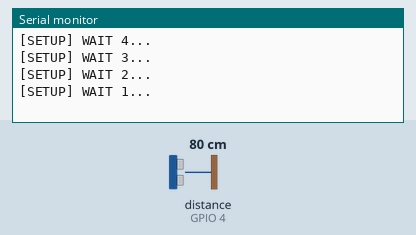
Simulated run of this sketch. Board: ESP8266 (NodeMCU). Parts: the last lines printed to the serial monitor. Wiring (inferred from the names in the program): ultrasonic range finder: trigger GPIO 5; echo GPIO 4. The test bench sets the inputs (shaded band); at power-on: distance to the obstacle (sensor on GPIO 4) 80 cm. The echo pulse lasts 58.3 µs per cm; WiFi joins after 1.5 s; servers stay silent unless stated; uploads are accepted with an empty reply.

Above: at 5.2 s.
5.3 s: distance to the obstacle (sensor on GPIO 4) set to 2 cm
At 6.5 s:
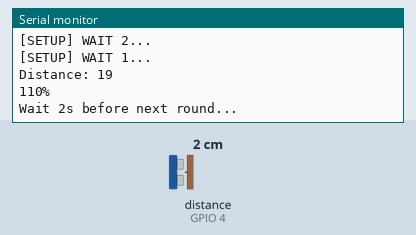
8.2 s: distance to the obstacle (sensor on GPIO 4) set to 18 cm
At 9.66 s:
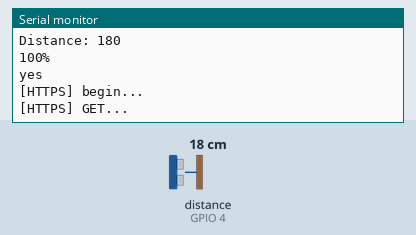
Timing chart, 0 to 11.2 s (numbered marks = the images above; inputs shaded):
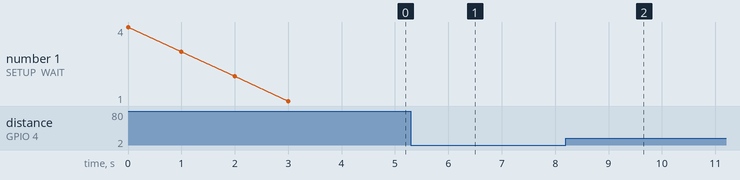

Measured:
- after the input at 5.3 s, the serial monitor: prints a new line after 0.20 s (image 1)
- after the input at 8.2 s, the serial monitor: prints a new line after 1.3 s (image 2)

The sketch:

ultrasonic.ino
```cpp
#include <Arduino.h>

#include <ESP8266WiFi.h>
#include <ESP8266WiFiMulti.h>

#include <ESP8266HTTPClient.h>

#include <WiFiClientSecureBearSSL.h>


const int ECHOPIN = 4; //D2
const int TRIGPIN = 5; //D1
int water_level = 0;
int container_height = 1500;
int temp_value=0;
int sec = 1000;
int interv = 1800;
int base_interv=0;
String container_id=String("1a730ee3-fd2b-48e7-91b8-a7b36d4f293c");


const char* ssid = "Abdallah"; // The SSID (name) of the Wi-Fi network you want to connect to
const char* password = "Abdallah1234"; // The password of the Wi-Fi network
String END_POINT = "https://water-monster.vercel.app/api/sensor";

ESP8266WiFiMulti WiFiMulti;

void setup() {

  Serial.begin(115200);
  // Serial.setDebugOutput(true);

  Serial.println();
  Serial.println();
  Serial.println();

  for (uint8_t t = 4; t > 0; t--) {
    Serial.printf("[SETUP] WAIT %d...\n", t);
    Serial.flush();
    delay(1000);
  }

  WiFi.mode(WIFI_STA);
  WiFiMulti.addAP(ssid, password);


  pinMode(ECHOPIN, INPUT);
  pinMode(TRIGPIN, OUTPUT);

}

void loop() {
  // wait for WiFi connection
  if ((WiFiMulti.run() == WL_CONNECTED)) {

    std::unique_ptr<BearSSL::WiFiClientSecure>client(new BearSSL::WiFiClientSecure);

    //client->setFingerprint(fingerprint);
    client->setInsecure();

    HTTPClient https;


    water_level = check_water_level();
    String level = String(water_level);
    Serial.println(String(level+"%"));

    base_interv++;

    if(((abs(temp_value - water_level) > 0.05*temp_value) && water_level>=1 && water_level<=100)|| interv == base_interv ){
       Serial.println("yes");
       temp_value=water_level;
       base_interv=0;
       String get_req = String(END_POINT + "?level=" + level + "&container_id=" + container_id);
       Serial.print("[HTTPS] begin...\n");

      if (https.begin(*client, get_req)) {  // HTTPS

        Serial.print("[HTTPS] GET...\n");
        // start connection and send HTTP header
        int httpCode = https.GET();

        // httpCode will be negative on error
        if (httpCode > 0) {
          // HTTP header has been send and Server response header has been handled
          Serial.printf("[HTTPS] GET... code: %d\n", httpCode);

          // file found at server
          if (httpCode == HTTP_CODE_OK || httpCode == HTTP_CODE_MOVED_PERMANENTLY) {
            String payload = https.getString();
            Serial.println(payload);
          }
        } else {
          Serial.printf("[HTTPS] GET... failed, error: %s\n", https.errorToString(httpCode).c_str());
        }

        https.end();
      } else {
        Serial.printf("[HTTPS] Unable to connect\n");
      }
    }

  }

  Serial.println("Wait 2s before next round...");
  delay(2*sec);
}


// ULTRASONIC
int check_water_level(){
    long distance = 0;
    long duration = 0;
    digitalWrite(TRIGPIN,LOW);
    delayMicroseconds(2);

    digitalWrite(TRIGPIN,HIGH);
    delayMicroseconds(20);
    digitalWrite(TRIGPIN,LOW);

    duration = pulseIn(ECHOPIN, HIGH);
    distance = (duration/2) * 0.343;
    Serial.print("Distance: ");
    Serial.println(distance);


    return ((container_height - distance + 180) / (container_height*0.01));
}
```
